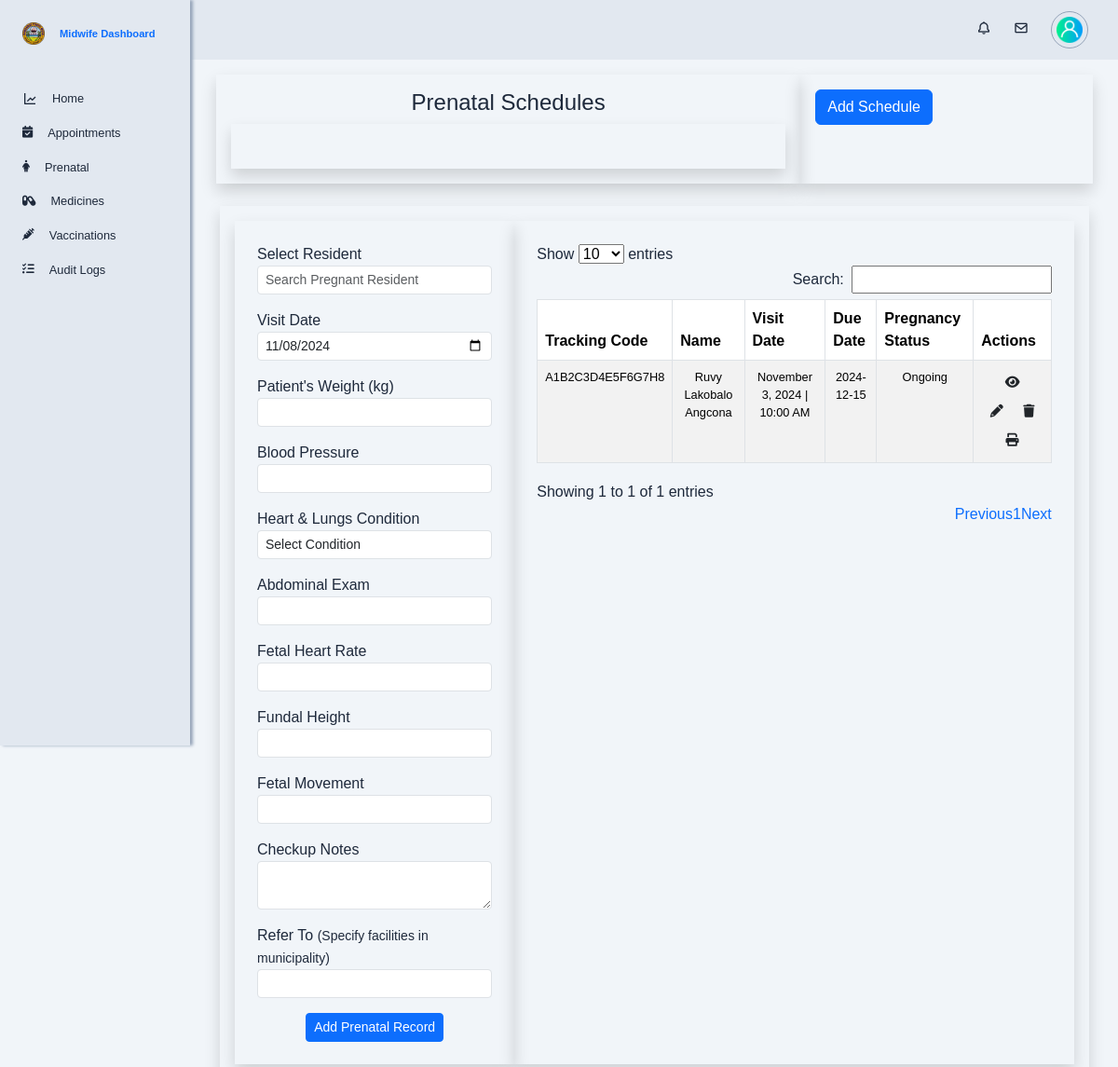
Screenshot of /app/views/midwife/prenatals.php with the database file from the repository.
### tables this page shows
CREATE TABLE `prenatals` (
  `prenatal_id` int(10) NOT NULL,
  `tracking_code` varchar(255) NOT NULL,
  `pregnancy_id` int(10) NOT NULL,
  `sched_id` int(10) NOT NULL,
  `bhw_id` int(10) NOT NULL,
  `weight` decimal(10,2) DEFAULT NULL,
  `blood_pressure` varchar(255) DEFAULT NULL,
  `heart_lungs_condition` varchar(255) DEFAULT NULL,
  `abdominal_exam` varchar(255) DEFAULT NULL,
  `fetal_heart_rate` varchar(255) DEFAULT NULL,
  `fundal_height` varchar(255) DEFAULT NULL,
  `fetal_movement` varchar(255) DEFAULT NULL,
  `checkup_notes` text DEFAULT NULL,
  `refer_to` varchar(255) DEFAULT NULL,
  `created_at` timestamp NOT NULL DEFAULT current_timestamp(),
  `updated_at` timestamp NOT NULL DEFAULT current_timestamp() ON UPDATE current_timestamp()
);

CREATE TABLE `personal_information` (
  `personal_info_id` int(10) NOT NULL,
  `lastname` varchar(255) NOT NULL,
  `firstname` varchar(255) NOT NULL,
  `middlename` varchar(255) NOT NULL,
  `date_of_birth` date DEFAULT NULL,
  `civil_status` enum('Single','Married','Widowed','Legally Separated') DEFAULT NULL,
  `educational_attainment` enum('Elementary Graduate','Elementary Undergraduate','Highschool Graduate','Highschool Undergraduate','College Graduate','College Undergraduate') DEFAULT NULL,
  `occupation` varchar(255) DEFAULT NULL,
  `religion` varchar(100) DEFAULT NULL,
  `citizenship` varchar(100) DEFAULT NULL,
  `address_id` int(10) NOT NULL,
  `sex` enum('male','female') NOT NULL,
  `phone_number` varchar(20) DEFAULT NULL,
  `email` varchar(255) DEFAULT NULL,
  `id_picture` varchar(255) DEFAULT NULL,
  `isAlive` tinyint(1) NOT NULL DEFAULT 1,
  `isTransferred` tinyint(1) NOT NULL DEFAULT 0,
  `isArchived` tinyint(1) NOT NULL DEFAULT 0,
  `created_at` datetime NOT NULL DEFAULT current_timestamp(),
  `updated_at` datetime NOT NULL DEFAULT current_timestamp()
);

CREATE TABLE `prenatal_schedules` (
  `sched_id` int(10) NOT NULL,
  `sched_date` datetime(6) NOT NULL,
  `sched_note` varchar(255) NOT NULL
);

CREATE TABLE `pregnancy` (
  `pregnancy_id` int(10) NOT NULL,
  `resident_id` int(10) NOT NULL,
  `expected_due_date` date NOT NULL,
  `pregnancy_status` enum('Ongoing','Completed','Terminated') NOT NULL,
  `created_at` timestamp NOT NULL DEFAULT current_timestamp(),
  `updated_at` timestamp NOT NULL DEFAULT current_timestamp() ON UPDATE current_timestamp()
);

### app/models/get_prenatals.php (called while the page is built, shortened)
<?php
function getAllPrenatals($conn) {
    $sql = "
        SELECT
            p.*,
            pr.*,
            r.resident_id,
            pi.lastname,
            pi.firstname,
            pi.middlename,
            pi.phone_number,
            pi.email,
            ps.sched_date,
            ps.sched_note
        FROM
            prenatals AS p
        JOIN
            pregnancy AS pr ON p.pregnancy_id = pr.pregnancy_id
        JOIN
            residents AS r ON pr.resident_id = r.resident_id
        JOIN
            personal_information AS pi ON r.personal_info_id = pi.personal_info_id
        JOIN
            prenatal_schedules AS ps ON p.sched_id = ps.sched_id
        ORDER BY
            p.prenatal_id DESC
    ";
    $result = $conn->query($sql);
    $prenatals = [];
    while ($row = $result->fetch_assoc()) {
        $prenatals[] = $row;
    }
    return $prenatals;
}
?>

### app/views/midwife/prenatals.php (the view, shortened to what this page needs)
<?php
require './config/db_config.php';
require './app/models/get_prenatals.php';
$prenatalsData = getAllPrenatals($conn);
?>
<!DOCTYPE html>
<html lang="en">
<head>
    <?php include './app/views/globals/head.php'; ?>
    <link rel="stylesheet" href="https://cdn.datatables.net/1.11.5/css/dataTables.bootstrap5.min.css">
    <link rel="stylesheet" href="./public/css/midwife.css">
</head>
<body>
    <?php include 'partials/top_navigation.php'; ?>
    <?php include 'partials/sidebar.php'; ?>
    <div class="container-fluid height-100 main-content">
        <div class="row mb-4 g-3">
            <div class="col-md-8 shadow p-3">
                <h4 class="text-center mb-2">Prenatal Schedules</h4>
                <div id="prenatalCalendar" class="shadow p-4"></div>
            </div>
            <div class="col-md-4 shadow p-3">
                <button class="btn btn-primary">Add Schedule</button>
            </div>
        </div>
        <div class="row my-4 shadow p-3 gx-2">
            <div class="col-md-4 p-4 prenatal-form shadow">
                <form method="POST" action="">
                    <div class="form-group mb-3">
                        <label for="pregnancy_id">Select Resident</label>
                        <input type="text" id="resident_search" class="form-control form-control-sm" placeholder="Search Pregnant Resident" data-bs-toggle="modal" data-bs-target="#residentModal" readonly>
                    </div>
                    <div class="form-group mb-3">
                        <label for="visit_date">Visit Date</label>
                        <input type="date" name="visit_date" id="visit_date" class="form-control form-control-sm" value="<?= date('Y-m-d') ?>" required>
                    </div>
                    <div class="form-group mb-3">
                        <label for="weight">Patient's Weight (kg)</label>
                        <input type="number" step="0.01" name="weight" id="weight" class="form-control form-control-sm">
                    </div>
                    <div class="form-group mb-3">
                        <label for="blood_pressure">Blood Pressure</label>
                        <input type="text" name="blood_pressure" id="blood_pressure" class="form-control form-control-sm">
                    </div>
                    <div class="form-group mb-3">
                        <label for="heart_lungs_condition">Heart & Lungs Condition</label>
                        <select name="heart_lungs_condition" id="heart_lungs_condition" class="form-control form-control-sm">
                            <option value="">Select Condition</option>
                        </select>
                    </div>
                    <div class="form-group mb-3">
                        <label for="abdominal_exam">Abdominal Exam</label>
                        <input type="text" name="abdominal_exam" id="abdominal_exam" class="form-control form-control-sm">
                    </div>
                    <div class="form-group mb-3">
                        <label for="fetal_heart_rate">Fetal Heart Rate</label>
                        <input type="text" name="fetal_heart_rate" id="fetal_heart_rate" class="form-control form-control-sm">
                    </div>
                    <div class="form-group mb-3">
                        <label for="fundal_height">Fundal Height</label>
                        <input type="text" name="fundal_height" id="fundal_height" class="form-control form-control-sm">
                    </div>
                    <div class="form-group mb-3">
                        <label for="fetal_movement">Fetal Movement</label>
                        <input type="text" name="fetal_movement" id="fetal_movement" class="form-control form-control-sm">
                    </div>
                    <div class="form-group mb-3">
                        <label for="checkup_notes">Checkup Notes</label>
                        <textarea name="checkup_notes" id="checkup_notes" class="form-control form-control-sm"></textarea>
                    </div>
                    <div class="form-group mb-3">
                        <label for="refer_to">Refer To <small>(Specify facilities in municipality)</small></label>
                        <input type="text" name="refer_to" id="refer_to" class="form-control form-control-sm">
                    </div>
                    <div class="d-flex justify-content-center">
                        <button type="submit" class="btn btn-primary btn-sm">Add Prenatal Record</button>
                    </div>
                </form>
            </div>
            <div class="col-md-8 p-4 prenatal-table shadow">
                <table id="prenatalsTable" class="table table-striped table-bordered text-center">
                    <thead>
                        <tr>
                            <th>Tracking Code</th>
                            <th>Name</th>
                            <th>Visit Date</th>
                            <th>Due Date</th>
                            <th>Pregnancy Status</th>
                            <th>Actions</th>
                        </tr>
                    </thead>
                    <tbody>
                        <?php if (!empty($prenatalsData)): ?>
                            <?php foreach ($prenatalsData as $prenatal): ?>
                                <tr>
                                    <td><?= htmlspecialchars($prenatal['tracking_code']) ?></td>
                                    <td><?= htmlspecialchars($prenatal['firstname'] . ' ' . $prenatal['middlename'] . ' ' . $prenatal['lastname']) ?></td>
                                    <td>
                                        <?php
                                            $date = new DateTime($prenatal['sched_date']);
                                            echo htmlspecialchars($date->format('F j, Y | h:i A'));
                                        ?>
                                    </td>
                                    <td><?= htmlspecialchars($prenatal['expected_due_date']) ?></td>
                                    <td><?= htmlspecialchars($prenatal['pregnancy_status']) ?></td>
                                    <td>
                                        <button class="btn btn-sm view-btn"><i class="fa-solid fa-eye"></i></button>
                                        <button class="btn btn-sm edit-btn"><i class="fa-solid fa-pencil-alt"></i></button>
                                        <button class="btn btn-sm delete-btn"><i class="fa-solid fa-trash"></i></button>
                                        <button class="btn btn-sm print-btn" onclick="window.open('midwife/print_prenatal', '_blank');"><i class="fa-solid fa-print"></i></button>
                                    </td>
                                </tr>
                            <?php endforeach; ?>
                        <?php else: ?>
                            <tr>
                                <td colspan="6" class="text-center">No prenatal records found.</td>
                            </tr>
                        <?php endif; ?>
                    </tbody>
                </table>
            </div>
        </div>
    </div>
</body>
</html>

### public/css/midwife.css (style rules this page uses)
:root { --header-height: 3rem; --nav-width: 3rem; --first-color: #f1f5f9; --first-color-light: #f0fdf4; --black-color: #1e293b; --body-font: 'Poppins', sans-serif; --normal-font-size: 1rem; --z-fixed: 100; }
body { position: relative; margin: var(--header-height) 0 0 0; padding: 0 1rem; font-family: var(--body-font); font-size: var(--normal-font-size); background-color: #f1f5f9; color: #1e293b; }
.height-100 { height: 100vh; }
@media screen and (min-width: 768px) { body { margin: calc(var(--header-height) + 1rem) 0 0 0; padding-left: calc(var(--nav-width) + 2rem); } }
@media screen and (min-width: 768px) { td { font-size: 0.8rem; } }
.main-content { margin: 5rem auto; z-index: var(--z-fixed); padding-left: 10rem; padding-right: 1.2rem; }

### rows the page displays
prenatals: tracking_code "A1B2C3D4E5F6G7H8", personal_information.firstname+middlename+lastname "Ruvy Lakobalo Angcona", sched.sched_date "November 3, 2024 | 10:00 AM", pregnancy.expected_due_date "2024-12-15", pregnancy.pregnancy_status "Ongoing"
